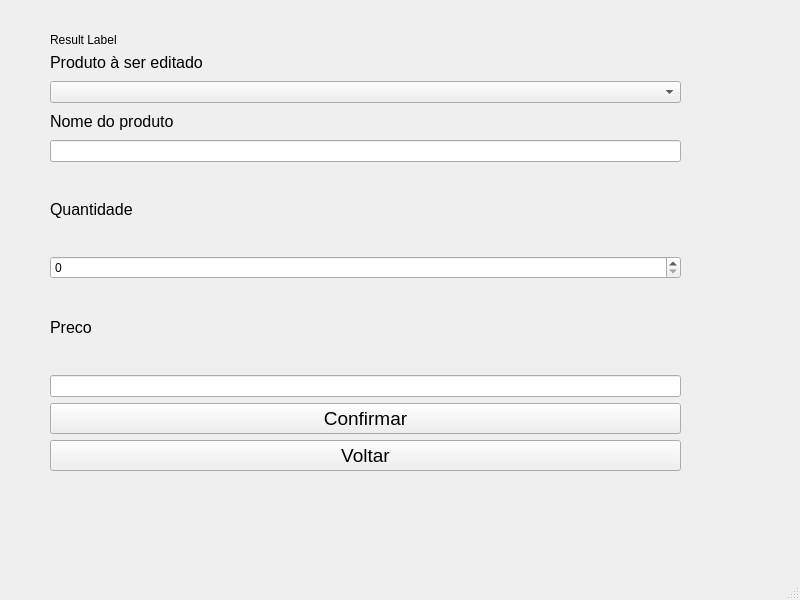
<?xml version="1.0" encoding="UTF-8"?>
<ui version="4.0">
 <class>EditProduto</class>
 <widget class="QMainWindow" name="EditProduto">
  <property name="geometry">
   <rect>
    <x>0</x>
    <y>0</y>
    <width>800</width>
    <height>600</height>
   </rect>
  </property>
  <property name="windowTitle">
   <string>MainWindow</string>
  </property>
  <widget class="QWidget" name="centralwidget">
   <widget class="QWidget" name="layoutWidget">
    <property name="geometry">
     <rect>
      <x>50</x>
      <y>50</y>
      <width>631</width>
      <height>421</height>
     </rect>
    </property>
    <layout class="QGridLayout" name="gridLayout">
     <item row="0" column="0">
      <layout class="QVBoxLayout" name="verticalLayout_4">
       <item>
        <layout class="QVBoxLayout" name="verticalLayout">
         <item>
          <widget class="QLabel" name="label_5">
           <property name="font">
            <font>
             <pointsize>12</pointsize>
            </font>
           </property>
           <property name="text">
            <string>Produto à ser editado</string>
           </property>
          </widget>
         </item>
         <item>
          <widget class="QComboBox" name="prodComboBox"/>
         </item>
         <item>
          <widget class="QLabel" name="label">
           <property name="font">
            <font>
             <pointsize>12</pointsize>
            </font>
           </property>
           <property name="text">
            <string>Nome do produto</string>
           </property>
          </widget>
         </item>
         <item>
          <widget class="QLineEdit" name="lineNome"/>
         </item>
        </layout>
       </item>
       <item>
        <layout class="QVBoxLayout" name="verticalLayout_2">
         <item>
          <widget class="QLabel" name="label_2">
           <property name="font">
            <font>
             <pointsize>12</pointsize>
            </font>
           </property>
           <property name="text">
            <string>Quantidade</string>
           </property>
          </widget>
         </item>
         <item>
          <widget class="QSpinBox" name="quantidadeSpin"/>
         </item>
        </layout>
       </item>
       <item>
        <layout class="QVBoxLayout" name="verticalLayout_3">
         <item>
          <widget class="QLabel" name="label_3">
           <property name="font">
            <font>
             <pointsize>12</pointsize>
            </font>
           </property>
           <property name="text">
            <string>Preco</string>
           </property>
          </widget>
         </item>
         <item>
          <widget class="QLineEdit" name="linePreco"/>
         </item>
        </layout>
       </item>
      </layout>
     </item>
     <item row="1" column="0">
      <layout class="QVBoxLayout" name="verticalLayout_5">
       <item>
        <widget class="QPushButton" name="bt_confirmar">
         <property name="font">
          <font>
           <pointsize>14</pointsize>
          </font>
         </property>
         <property name="text">
          <string>Confirmar</string>
         </property>
        </widget>
       </item>
       <item>
        <widget class="QPushButton" name="pushButton_2">
         <property name="font">
          <font>
           <pointsize>14</pointsize>
          </font>
         </property>
         <property name="text">
          <string>Voltar</string>
         </property>
        </widget>
       </item>
      </layout>
     </item>
    </layout>
   </widget>
   <widget class="QLabel" name="resultLabel">
    <property name="geometry">
     <rect>
      <x>50</x>
      <y>30</y>
      <width>641</width>
      <height>19</height>
     </rect>
    </property>
    <property name="text">
     <string>Result Label</string>
    </property>
   </widget>
  </widget>
  <widget class="QMenuBar" name="menubar">
   <property name="geometry">
    <rect>
     <x>0</x>
     <y>0</y>
     <width>800</width>
     <height>24</height>
    </rect>
   </property>
  </widget>
  <widget class="QStatusBar" name="statusbar"/>
 </widget>
 <resources/>
 <connections/>
</ui>
